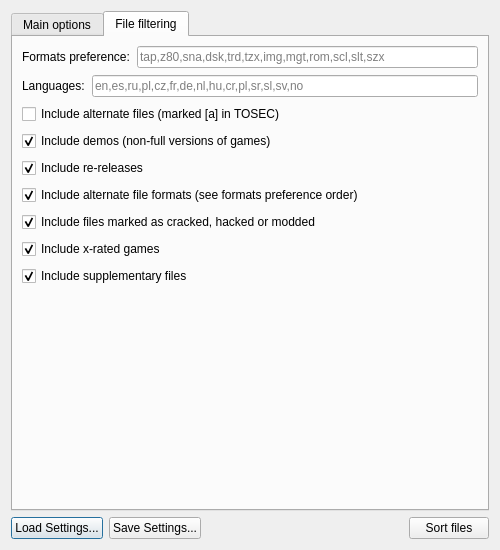
<?xml version="1.0" encoding="UTF-8"?>
<ui version="4.0">
 <class>Dialog</class>
 <widget class="QDialog" name="Dialog">
  <property name="geometry">
   <rect>
    <x>0</x>
    <y>0</y>
    <width>500</width>
    <height>550</height>
   </rect>
  </property>
  <property name="sizePolicy">
   <sizepolicy hsizetype="MinimumExpanding" vsizetype="MinimumExpanding">
    <horstretch>0</horstretch>
    <verstretch>0</verstretch>
   </sizepolicy>
  </property>
  <property name="minimumSize">
   <size>
    <width>500</width>
    <height>550</height>
   </size>
  </property>
  <property name="maximumSize">
   <size>
    <width>16777215</width>
    <height>16777215</height>
   </size>
  </property>
  <property name="baseSize">
   <size>
    <width>0</width>
    <height>0</height>
   </size>
  </property>
  <property name="contextMenuPolicy">
   <enum>Qt::DefaultContextMenu</enum>
  </property>
  <property name="windowTitle">
   <string>ZX Pokemaster</string>
  </property>
  <property name="windowIcon">
   <iconset resource="res.qrc">
    <normaloff>:/icon/pokemaster.png</normaloff>:/icon/pokemaster.png</iconset>
  </property>
  <property name="locale">
   <locale language="English" country="UnitedKingdom"/>
  </property>
  <property name="sizeGripEnabled">
   <bool>false</bool>
  </property>
  <layout class="QGridLayout" name="gridLayout_3">
   <property name="sizeConstraint">
    <enum>QLayout::SetNoConstraint</enum>
   </property>
   <item row="1" column="0">
    <layout class="QHBoxLayout" name="horizontalLayout">
     <item>
      <widget class="QPushButton" name="btnLoadSettings">
       <property name="text">
        <string>Load Settings...</string>
       </property>
      </widget>
     </item>
     <item>
      <widget class="QPushButton" name="btnSaveSettings">
       <property name="text">
        <string>Save Settings...</string>
       </property>
      </widget>
     </item>
     <item>
      <spacer name="horizontalSpacer_2">
       <property name="orientation">
        <enum>Qt::Horizontal</enum>
       </property>
       <property name="sizeHint" stdset="0">
        <size>
         <width>158</width>
         <height>17</height>
        </size>
       </property>
      </spacer>
     </item>
     <item>
      <widget class="QPushButton" name="btnSortFiles">
       <property name="text">
        <string>Sort files</string>
       </property>
      </widget>
     </item>
    </layout>
   </item>
   <item row="0" column="0">
    <widget class="QTabWidget" name="tabWidget">
     <property name="currentIndex">
      <number>1</number>
     </property>
     <widget class="QWidget" name="tabMainOptions">
      <property name="accessibleName">
       <string/>
      </property>
      <attribute name="title">
       <string>Main options</string>
      </attribute>
      <layout class="QVBoxLayout" name="verticalLayout_2" stretch="2,0,0,0,0,0,0">
       <item>
        <widget class="QGroupBox" name="groupBox">
         <property name="title">
          <string>Input paths</string>
         </property>
         <layout class="QGridLayout" name="gridLayout_2">
          <item row="0" column="1">
           <widget class="QPushButton" name="btnAddPath">
            <property name="text">
             <string>Add path...</string>
            </property>
           </widget>
          </item>
          <item row="3" column="0">
           <widget class="QCheckBox" name="chkTraverseSubdirectories">
            <property name="text">
             <string>Traverse subdirectories</string>
            </property>
            <property name="checked">
             <bool>true</bool>
            </property>
           </widget>
          </item>
          <item row="0" column="0" rowspan="3">
           <widget class="QListWidget" name="lstInputPaths"/>
          </item>
          <item row="1" column="1">
           <widget class="QPushButton" name="btnRemovePaths">
            <property name="text">
             <string>Remove path</string>
            </property>
           </widget>
          </item>
         </layout>
        </widget>
       </item>
       <item>
        <layout class="QHBoxLayout" name="horizontalLayout_2">
         <item>
          <widget class="QLabel" name="label">
           <property name="text">
            <string>Output path:</string>
           </property>
          </widget>
         </item>
         <item>
          <widget class="QLineEdit" name="txtOutputPath"/>
         </item>
         <item>
          <widget class="QToolButton" name="btnBrowseOutputPath">
           <property name="text">
            <string>...</string>
           </property>
          </widget>
         </item>
        </layout>
       </item>
       <item>
        <widget class="QGroupBox" name="groupBox_2">
         <property name="title">
          <string>Output path structure pattern</string>
         </property>
         <layout class="QHBoxLayout" name="horizontalLayout_5">
          <item>
           <layout class="QGridLayout" name="gridLayout">
            <item row="0" column="0" colspan="4">
             <widget class="QComboBox" name="cmbOutputPathStructure">
              <property name="editable">
               <bool>false</bool>
              </property>
              <property name="currentText" stdset="0">
               <string/>
              </property>
             </widget>
            </item>
            <item row="1" column="3">
             <spacer name="horizontalSpacer">
              <property name="orientation">
               <enum>Qt::Horizontal</enum>
              </property>
              <property name="sizeHint" stdset="0">
               <size>
                <width>40</width>
                <height>20</height>
               </size>
              </property>
             </spacer>
            </item>
            <item row="1" column="2">
             <widget class="QPushButton" name="btnRemovePattern">
              <property name="text">
               <string>Remove pattern</string>
              </property>
             </widget>
            </item>
            <item row="1" column="0">
             <widget class="QPushButton" name="btnAddPattern">
              <property name="text">
               <string>Add pattern...</string>
              </property>
             </widget>
            </item>
            <item row="1" column="1">
             <widget class="QPushButton" name="btnEditPattern">
              <property name="text">
               <string>Edit pattern...</string>
              </property>
             </widget>
            </item>
           </layout>
          </item>
         </layout>
        </widget>
       </item>
       <item>
        <layout class="QHBoxLayout" name="horizontalLayout_6">
         <item>
          <widget class="QCheckBox" name="chkMaxFilesPerFolder">
           <property name="text">
            <string>Max files per folder:</string>
           </property>
          </widget>
         </item>
         <item>
          <widget class="QSpinBox" name="txtMaxFilesPerFolder">
           <property name="enabled">
            <bool>false</bool>
           </property>
           <property name="focusPolicy">
            <enum>Qt::StrongFocus</enum>
           </property>
           <property name="maximum">
            <number>999999999</number>
           </property>
           <property name="value">
            <number>255</number>
           </property>
          </widget>
         </item>
        </layout>
       </item>
       <item>
        <widget class="QCheckBox" name="chkCamelCase">
         <property name="focusPolicy">
          <enum>Qt::StrongFocus</enum>
         </property>
         <property name="text">
          <string>CamelCaseInsteadOfSpaces</string>
         </property>
        </widget>
       </item>
       <item>
        <widget class="QCheckBox" name="chkShortFilenames">
         <property name="focusPolicy">
          <enum>Qt::StrongFocus</enum>
         </property>
         <property name="text">
          <string>Use 8.3 naming scheme</string>
         </property>
        </widget>
       </item>
       <item>
        <widget class="QCheckBox" name="chkPlacePokFilesIntoPOKESSubfolders">
         <property name="text">
          <string>Place .POK files into POKES subfolders</string>
         </property>
         <property name="checked">
          <bool>true</bool>
         </property>
        </widget>
       </item>
      </layout>
     </widget>
     <widget class="QWidget" name="tabFileFiltering">
      <attribute name="title">
       <string>File filtering</string>
      </attribute>
      <layout class="QVBoxLayout" name="verticalLayout" stretch="0,0,1,1,1,1,1,1,0,1">
       <property name="spacing">
        <number>7</number>
       </property>
       <item>
        <layout class="QHBoxLayout" name="horizontalLayout_3">
         <property name="sizeConstraint">
          <enum>QLayout::SetMinimumSize</enum>
         </property>
         <item>
          <widget class="QLabel" name="label_2">
           <property name="text">
            <string>Formats preference:</string>
           </property>
          </widget>
         </item>
         <item>
          <widget class="QLineEdit" name="txtFormatPreference">
           <property name="inputMask">
            <string/>
           </property>
           <property name="placeholderText">
            <string>tap,z80,sna,dsk,trd,tzx,img,mgt,rom,scl,slt,szx</string>
           </property>
          </widget>
         </item>
        </layout>
       </item>
       <item>
        <layout class="QHBoxLayout" name="horizontalLayout_4">
         <property name="sizeConstraint">
          <enum>QLayout::SetMinimumSize</enum>
         </property>
         <item>
          <widget class="QLabel" name="label_3">
           <property name="text">
            <string>Languages:</string>
           </property>
          </widget>
         </item>
         <item>
          <widget class="QLineEdit" name="txtLanguages">
           <property name="inputMask">
            <string/>
           </property>
           <property name="placeholderText">
            <string>en,es,ru,pl,cz,fr,de,nl,hu,cr,pl,sr,sl,sv,no</string>
           </property>
          </widget>
         </item>
        </layout>
       </item>
       <item>
        <widget class="QCheckBox" name="chkIncludeAlternate">
         <property name="text">
          <string>Include alternate files (marked [a] in TOSEC)</string>
         </property>
        </widget>
       </item>
       <item>
        <widget class="QCheckBox" name="chkIncludeDemos">
         <property name="text">
          <string>Include demos (non-full versions of games)</string>
         </property>
         <property name="checked">
          <bool>true</bool>
         </property>
        </widget>
       </item>
       <item>
        <widget class="QCheckBox" name="chkIncludeRereleases">
         <property name="text">
          <string>Include re-releases</string>
         </property>
         <property name="checked">
          <bool>true</bool>
         </property>
        </widget>
       </item>
       <item>
        <widget class="QCheckBox" name="chkIncludeAlternateFileFormats">
         <property name="text">
          <string>Include alternate file formats (see formats preference order)</string>
         </property>
         <property name="checked">
          <bool>true</bool>
         </property>
        </widget>
       </item>
       <item>
        <widget class="QCheckBox" name="chkIncludeHacked">
         <property name="text">
          <string>Include files marked as cracked, hacked or modded</string>
         </property>
         <property name="checked">
          <bool>true</bool>
         </property>
        </widget>
       </item>
       <item>
        <widget class="QCheckBox" name="chkIncludeXRated">
         <property name="text">
          <string>Include x-rated games</string>
         </property>
         <property name="checked">
          <bool>true</bool>
         </property>
        </widget>
       </item>
       <item>
        <widget class="QCheckBox" name="chkIncludeSupplementaryFiles">
         <property name="text">
          <string>Include supplementary files</string>
         </property>
         <property name="checked">
          <bool>true</bool>
         </property>
        </widget>
       </item>
       <item>
        <spacer name="verticalSpacer">
         <property name="orientation">
          <enum>Qt::Vertical</enum>
         </property>
         <property name="sizeHint" stdset="0">
          <size>
           <width>20</width>
           <height>40</height>
          </size>
         </property>
        </spacer>
       </item>
      </layout>
      <zorder>chkIncludeAlternate</zorder>
      <zorder>chkIncludeDemos</zorder>
      <zorder>chkIncludeAlternateFileFormats</zorder>
      <zorder>chkIncludeHacked</zorder>
      <zorder>chkIncludeRereleases</zorder>
      <zorder>chkIncludeXRated</zorder>
      <zorder>verticalSpacer</zorder>
      <zorder>chkIncludeSupplementaryFiles</zorder>
     </widget>
    </widget>
   </item>
  </layout>
 </widget>
 <tabstops>
  <tabstop>tabWidget</tabstop>
  <tabstop>lstInputPaths</tabstop>
  <tabstop>btnAddPath</tabstop>
  <tabstop>btnRemovePaths</tabstop>
  <tabstop>chkTraverseSubdirectories</tabstop>
  <tabstop>txtOutputPath</tabstop>
  <tabstop>btnBrowseOutputPath</tabstop>
  <tabstop>cmbOutputPathStructure</tabstop>
  <tabstop>btnAddPattern</tabstop>
  <tabstop>btnEditPattern</tabstop>
  <tabstop>btnRemovePattern</tabstop>
  <tabstop>chkMaxFilesPerFolder</tabstop>
  <tabstop>txtMaxFilesPerFolder</tabstop>
  <tabstop>chkCamelCase</tabstop>
  <tabstop>chkShortFilenames</tabstop>
  <tabstop>chkPlacePokFilesIntoPOKESSubfolders</tabstop>
  <tabstop>btnLoadSettings</tabstop>
  <tabstop>btnSaveSettings</tabstop>
  <tabstop>btnSortFiles</tabstop>
  <tabstop>txtFormatPreference</tabstop>
  <tabstop>txtLanguages</tabstop>
  <tabstop>chkIncludeAlternate</tabstop>
  <tabstop>chkIncludeDemos</tabstop>
  <tabstop>chkIncludeRereleases</tabstop>
  <tabstop>chkIncludeAlternateFileFormats</tabstop>
  <tabstop>chkIncludeHacked</tabstop>
  <tabstop>chkIncludeXRated</tabstop>
  <tabstop>chkIncludeSupplementaryFiles</tabstop>
 </tabstops>
 <resources>
  <include location="res.qrc"/>
 </resources>
 <connections/>
</ui>
